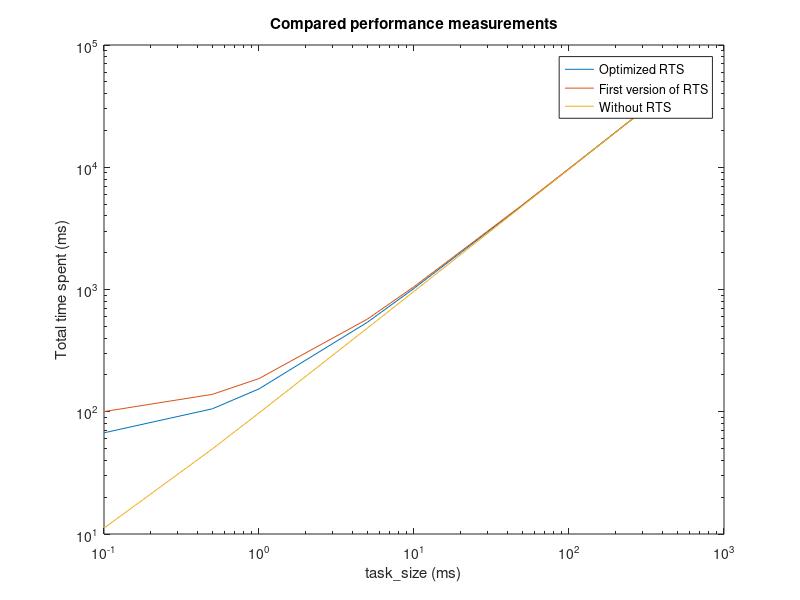

MATLAB code to generate this figure:
figure('Name', 'performance_overhead_comp')
hold off
dt = 0.01;
x = [10, 50, 100, 500, 1000, 5000, 10000, 50000]*dt;

dt2 = 0.001;
opt = [67246, 105689, 153840, 539316, 1021318, 4878899, 9700721, 48278627]*dt2;
non_opt = [100335, 138778, 186870, 572331, 1054338, 4911916, 9733705, 48311422]*dt2;
no_rts = [11174, 49615, 97763, 483242, 965238, 4822804, 9644615, 48222338]*dt2;

%task_repeats = 100


loglog(x, opt, x, non_opt, x, no_rts)
title('Compared performance measurements')
legend('Optimized RTS', 'First version of RTS', 'Without RTS')
xlabel('task\_size (ms)'), ylabel('Total time spent (ms)')
